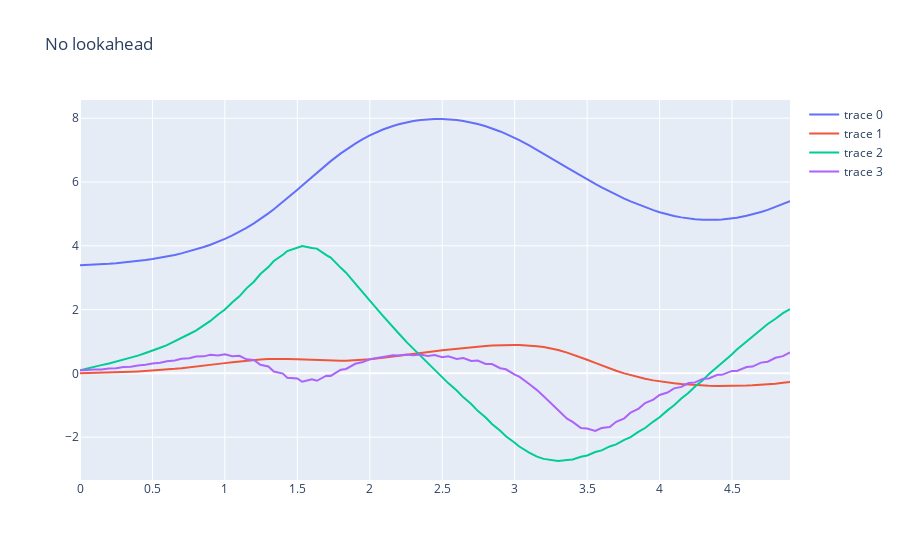

Notebook source saved alongside this figure:
### Code cell
ctrl = controllers.get_limited_lookahead_controller(get_value_function(online_horizon)[0])
x_traj_sim, t_traj_sim = controllers.sim_ctrl(x0, vf.u_dim[0], sys.dx,
                                              ctrl, dt_sim, N, integration_mode=integration_mode)
controllers.plot_sim(t_traj_sim, x_traj_sim, "No lookahead").show()
